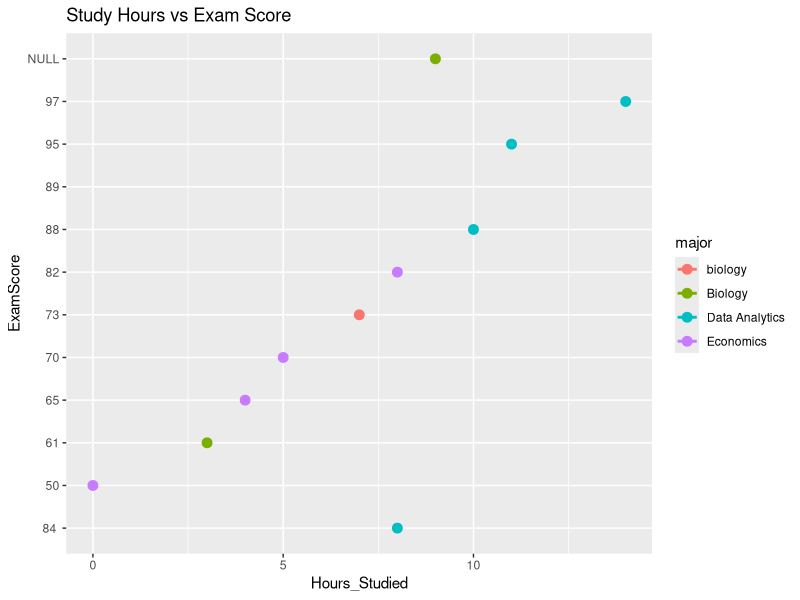

Source code (R): (Note: this script raises an error after producing the figure.)
# Intentionally messy script for teaching reproducibility + git conflicts
# You should NOT copy this style into real projects :-)

# my machine path
setwd("~/Desktop/DA 210/DA202-SP26-practice")  # <-- will fail for most people

# packages
install.packages("tidyverse")
install.packages("lubridate")
library(tidyverse) # may not be installed
library(lubridate)   # may not be installed

# read in the data from my machine
dat <- read.csv("survey_messy.csv")

# types are in the data; I think the data are clean
dat$date <- mdy(dat$date)  # may fail depending on date format

# random sampling
dat_small <- dat %>% sample_n(12)

# compute a summary
mean_score <- mean(dat_small$ExamScore)
cat("Mean exam score (sample):", mean_score, "\n")

# create a plot
p <- ggplot(dat_small, aes(x = Hours_Studied, y = ExamScore, color = major)) +
  geom_point(size = 3) +
  geom_smooth(method = "lm", se = FALSE) +
  ggtitle("Study Hours vs Exam Score")

ggsave("results/plot.png", p, width = 7, height = 5)  # results/ probably missing

# write output to my machine
write.csv(dat_small, "~/Downloads/cleaned_subset.csv", row.names = FALSE)

# "session info" to describe my setup
sessionInfo()
